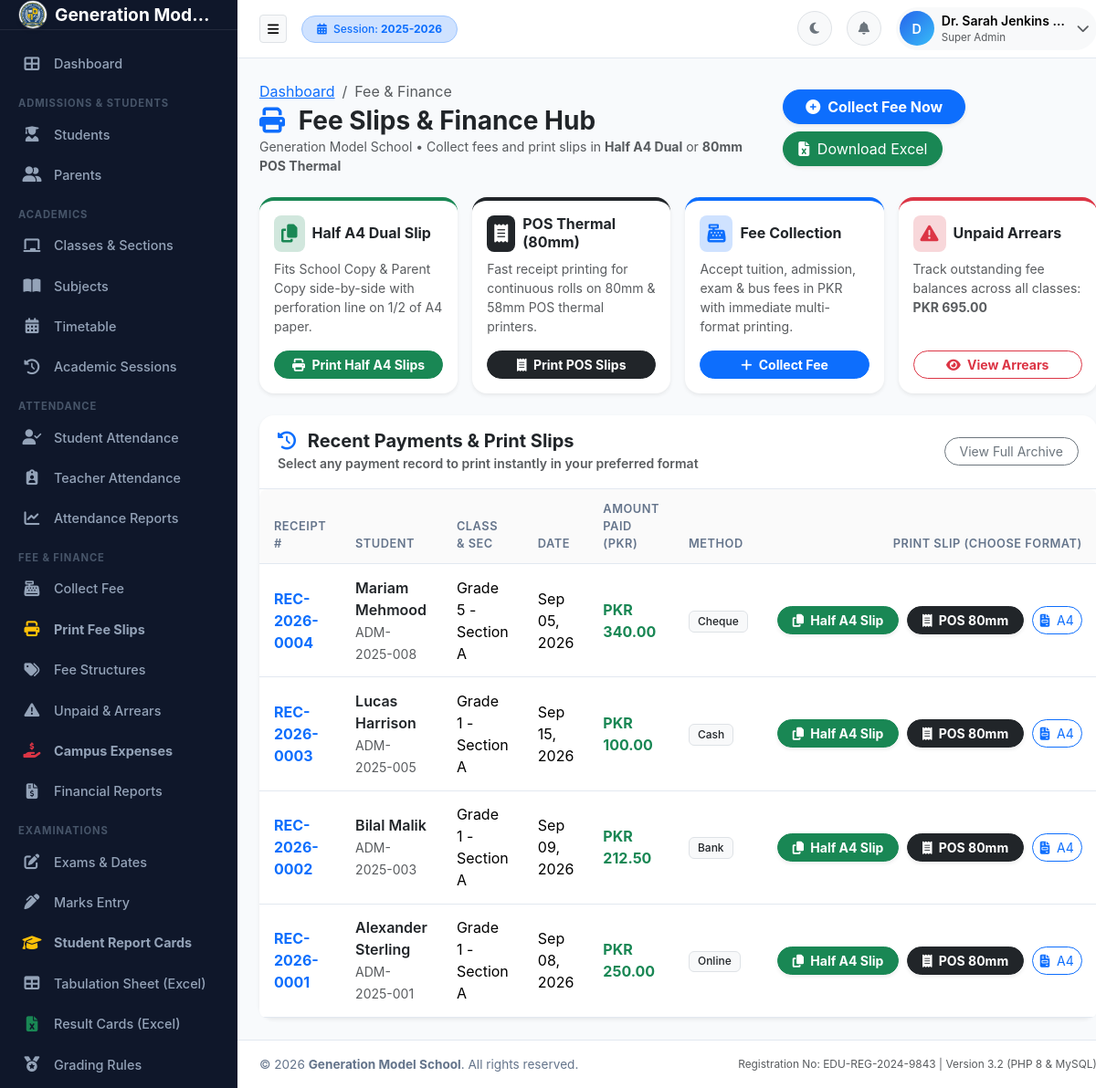
The page /fees/index.php (signed in) on the database its author committed.
### tables this page shows
CREATE TABLE academic_sessions (
    id INT AUTO_INCREMENT PRIMARY KEY,
    session_name VARCHAR(50) NOT NULL UNIQUE,
    start_date DATE NOT NULL,
    end_date DATE NOT NULL,
    is_current TINYINT(1) DEFAULT 0,
    status ENUM('active', 'inactive', 'archived') DEFAULT 'active',
    created_at TIMESTAMP DEFAULT CURRENT_TIMESTAMP
);

CREATE TABLE fee_payments (
    id INT AUTO_INCREMENT PRIMARY KEY,
    receipt_no VARCHAR(50) NOT NULL UNIQUE,
    session_id INT NOT NULL,
    student_id INT NOT NULL,
    payment_date DATE NOT NULL,
    total_amount DECIMAL(10, 2) NOT NULL,
    discount_amount DECIMAL(10, 2) DEFAULT 0.00,
    fine_amount DECIMAL(10, 2) DEFAULT 0.00,
    paid_amount DECIMAL(10, 2) NOT NULL,
    balance_remaining DECIMAL(10, 2) DEFAULT 0.00,
    payment_method ENUM('Cash', 'Bank', 'Online', 'Cheque', 'Other') DEFAULT 'Cash',
    transaction_ref VARCHAR(100) NULL,
    remarks TEXT NULL,
    received_by INT NULL,
    created_at TIMESTAMP DEFAULT CURRENT_TIMESTAMP,
    FOREIGN KEY (session_id) REFERENCES academic_sessions(id),
    FOREIGN KEY (student_id) REFERENCES students(id) ON DELETE CASCADE,
    FOREIGN KEY (received_by) REFERENCES users(id) ON DELETE SET NULL,
    INDEX idx_receipt_date (payment_date)
);

CREATE TABLE students (
    id INT AUTO_INCREMENT PRIMARY KEY,
    user_id INT NULL,
    parent_id INT NULL,
    admission_no VARCHAR(50) NOT NULL UNIQUE,
    roll_no VARCHAR(50) NULL,
    first_name VARCHAR(100) NOT NULL,
    last_name VARCHAR(100) NOT NULL,
    gender ENUM('Male', 'Female', 'Other') NOT NULL,
    dob DATE NOT NULL,
    cnic_bform VARCHAR(50) NULL,
    phone VARCHAR(50) NULL,
    email VARCHAR(150) NULL,
    address TEXT NULL,
    city VARCHAR(100) NULL,
    province VARCHAR(100) NULL,
    admission_date DATE NOT NULL,
    session_id INT NOT NULL,
    class_id INT NOT NULL,
    section_id INT NOT NULL,
    previous_school VARCHAR(255) NULL,
    blood_group VARCHAR(10) NULL,
    photo VARCHAR(255) DEFAULT 'default-student.png',
    status ENUM('active', 'inactive', 'promoted', 'graduated', 'transferred') DEFAULT 'active',
    created_at TIMESTAMP DEFAULT CURRENT_TIMESTAMP,
    updated_at TIMESTAMP DEFAULT CURRENT_TIMESTAMP ON UPDATE CURRENT_TIMESTAMP,
    FOREIGN KEY (user_id) REFERENCES users(id) ON DELETE SET NULL,
    FOREIGN KEY (parent_id) REFERENCES parents(id) ON DELETE SET NULL,
    FOREIGN KEY (session_id) REFERENCES academic_sessions(id),
    FOREIGN KEY (class_id) REFERENCES classes(id),
    FOREIGN KEY (section_id) REFERENCES sections(id),
    INDEX idx_student_class_sec (class_id, section_id),
    INDEX idx_student_status (status)
);

CREATE TABLE classes (
    id INT AUTO_INCREMENT PRIMARY KEY,
    class_name VARCHAR(100) NOT NULL,
    numeric_level INT NOT NULL,
    created_at TIMESTAMP DEFAULT CURRENT_TIMESTAMP,
    INDEX idx_class_level (numeric_level)
);

CREATE TABLE sections (
    id INT AUTO_INCREMENT PRIMARY KEY,
    class_id INT NOT NULL,
    section_name VARCHAR(50) NOT NULL,
    class_teacher_id INT NULL,
    room_no VARCHAR(50) NULL,
    capacity INT DEFAULT 40,
    created_at TIMESTAMP DEFAULT CURRENT_TIMESTAMP,
    FOREIGN KEY (class_id) REFERENCES classes(id) ON DELETE CASCADE
);

### includes/functions.php (called while the page is built, shortened)
<?php
require_once __DIR__ . '/../config/config.php';
function getActiveSession() {
    global $pdo;
    $stmt = $pdo->query("SELECT * FROM academic_sessions WHERE is_current = 1 LIMIT 1");
    $activeSession = $stmt->fetch();
    return $activeSession;
}

### config/config.php (called while the page is built, shortened)
<?php
require_once __DIR__ . '/database.php';
$settings = [];
try {
    $stmt = $pdo->query("SELECT key_name, key_value FROM school_settings");
    while ($row = $stmt->fetch()) {
        $settings[$row['key_name']] = $row['key_value'];
    }
} catch (Exception $e) {
    error_log("Could not load settings: " . $e->getMessage());
}
function getSetting($key, $default = '') {
    global $settings;
    return $settings[$key] ?? $default;
}
function e($string) {
    return htmlspecialchars((string)($string ?? ''), ENT_QUOTES, 'UTF-8');
}
function formatCurrency($amount) {
    $symbol = getSetting('currency_symbol', '$');
    return $symbol . ' ' . number_format((float)$amount, 2);
}
function formatDate($date, $format = 'M d, Y') {
    return date($format, strtotime($date));
}

### includes/auth.php (called while the page is built, shortened)
<?php
require_once __DIR__ . '/../config/config.php';
function isLoggedIn() {
    return isset($_SESSION['user_id']) && !empty($_SESSION['user_id']);
}
function getCurrentUser() {
    if (isset($_SESSION['user_data'])) {
        return $_SESSION['user_data'];
    }
    return null;
}

### fees/index.php (the view, shortened to what this page needs)
<?php
require_once __DIR__ . '/../config/config.php';
require_once __DIR__ . '/../includes/auth.php';
require_once __DIR__ . '/../includes/permissions.php';
require_once __DIR__ . '/../includes/functions.php';
$stmt = $pdo->query("
    SELECT p.*, s.first_name, s.last_name, s.admission_no, c.class_name, sec.section_name, u.full_name as receiver_name
    FROM fee_payments p
    JOIN students s ON p.student_id = s.id
    LEFT JOIN classes c ON s.class_id = c.id
    LEFT JOIN sections sec ON s.section_id = sec.id
    LEFT JOIN users u ON p.received_by = u.id
    ORDER BY p.id DESC
    LIMIT 20
");
$recentPayments = $stmt->fetchAll();
$pendingStmt = $pdo->query("SELECT COALESCE(SUM(balance), 0) as total_arrears FROM student_fees WHERE status != 'Paid'");
$arrears = $pendingStmt->fetch();
require_once __DIR__ . '/../includes/header.php';
?>
<div class="d-flex flex-column flex-md-row justify-content-between align-items-md-center mb-4 gap-3">
    <div>
        <nav aria-label="breadcrumb">
            <ol class="breadcrumb mb-1">
                <li class="breadcrumb-item"><a href="<?= BASE_PATH ?>/dashboard.php">Dashboard</a></li>
                <li class="breadcrumb-item active">Fee & Finance</li>
            </ol>
        </nav>
        <h3 class="fw-bold text-dark mb-0"><i class="fas fa-print text-primary me-2"></i> Fee Slips & Finance Hub</h3>
        <p class="text-muted small mb-0">Generation Model School &bull; Collect fees and print slips in <strong>Half A4 Dual</strong> or <strong>80mm POS Thermal</strong></p>
    </div>
    <div class="d-flex flex-wrap gap-2">
        <a href="<?= BASE_PATH ?>/fees/collect.php" class="btn btn-primary rounded-pill px-4 shadow-sm fw-bold">
            <i class="fas fa-plus-circle me-1"></i> Collect Fee Now
        </a>
        <a href="<?= BASE_PATH ?>/fees/payments.php?export=excel" class="btn btn-success rounded-pill px-3 shadow-sm">
            <i class="fas fa-file-excel me-1"></i> Download Excel
        </a>
    </div>
</div>
<div class="row g-3 mb-4">
    <div class="col-12 col-sm-6 col-lg-3">
        <div class="card border-0 shadow-sm rounded-4 h-100 p-3 bg-white border-top border-success border-4">
            <div class="d-flex align-items-center mb-2">
                <div class="bg-success-subtle text-success p-2 rounded-3 me-2">
                    <i class="fas fa-copy fa-lg"></i>
                </div>
                <h6 class="fw-bold text-dark mb-0">Half A4 Dual Slip</h6>
            </div>
            <p class="text-muted small mb-3">Fits School Copy & Parent Copy side-by-side with perforation line on 1/2 of A4 paper.</p>
            <a href="<?= BASE_PATH ?>/fees/payments.php" class="btn btn-success btn-sm rounded-pill mt-auto w-100 fw-bold">
                <i class="fas fa-print me-1"></i> Print Half A4 Slips
            </a>
        </div>
    </div>
    <div class="col-12 col-sm-6 col-lg-3">
        <div class="card border-0 shadow-sm rounded-4 h-100 p-3 bg-white border-top border-dark border-4">
            <div class="d-flex align-items-center mb-2">
                <div class="bg-dark text-white p-2 rounded-3 me-2">
                    <i class="fas fa-receipt fa-lg"></i>
                </div>
                <h6 class="fw-bold text-dark mb-0">POS Thermal (80mm)</h6>
            </div>
            <p class="text-muted small mb-3">Fast receipt printing for continuous rolls on 80mm & 58mm POS thermal printers.</p>
            <a href="<?= BASE_PATH ?>/fees/payments.php" class="btn btn-dark btn-sm rounded-pill mt-auto w-100 fw-bold">
                <i class="fas fa-receipt me-1"></i> Print POS Slips
            </a>
        </div>
    </div>
    <div class="col-12 col-sm-6 col-lg-3">
        <div class="card border-0 shadow-sm rounded-4 h-100 p-3 bg-white border-top border-primary border-4">
            <div class="d-flex align-items-center mb-2">
                <div class="bg-primary-subtle text-primary p-2 rounded-3 me-2">
                    <i class="fas fa-cash-register fa-lg"></i>
                </div>
                <h6 class="fw-bold text-dark mb-0">Fee Collection</h6>
            </div>
            <p class="text-muted small mb-3">Accept tuition, admission, exam & bus fees in PKR with immediate multi-format printing.</p>
            <a href="<?= BASE_PATH ?>/fees/collect.php" class="btn btn-primary btn-sm rounded-pill mt-auto w-100 fw-bold">
                <i class="fas fa-plus me-1"></i> Collect Fee
            </a>
        </div>
    </div>
    <div class="col-12 col-sm-6 col-lg-3">
        <div class="card border-0 shadow-sm rounded-4 h-100 p-3 bg-white border-top border-danger border-4">
            <div class="d-flex align-items-center mb-2">
                <div class="bg-danger-subtle text-danger p-2 rounded-3 me-2">
                    <i class="fas fa-exclamation-triangle fa-lg"></i>
                </div>
                <h6 class="fw-bold text-dark mb-0">Unpaid Arrears</h6>
            </div>
            <p class="text-muted small mb-3">Track outstanding fee balances across all classes: <strong><?= formatCurrency($arrears['total_arrears']) ?></strong></p>
            <a href="<?= BASE_PATH ?>/fees/arrears.php" class="btn btn-outline-danger btn-sm rounded-pill mt-auto w-100 fw-bold">
                <i class="fas fa-eye me-1"></i> View Arrears
            </a>
        </div>
    </div>
</div>
<div class="card border-0 shadow-sm rounded-4">
    <div class="card-header bg-transparent py-3 d-flex flex-wrap justify-content-between align-items-center gap-2">
        <div>
            <h5 class="fw-bold text-dark mb-0"><i class="fas fa-history text-primary me-2"></i> Recent Payments & Print Slips</h5>
            <span class="text-muted small">Select any payment record to print instantly in your preferred format</span>
        </div>
        <div class="d-flex gap-2">
            <a href="<?= BASE_PATH ?>/fees/payments.php" class="btn btn-outline-secondary btn-sm rounded-pill px-3">
                View Full Archive
            </a>
        </div>
    </div>
    <div class="card-body p-0">
        <div class="table-responsive">
            <table class="table table-hover align-middle mb-0">
                <thead class="table-light">
                    <tr>
                        <th>Receipt #</th>
                        <th>Student</th>
                        <th>Class & Sec</th>
                        <th>Date</th>
                        <th>Amount Paid (PKR)</th>
                        <th>Method</th>
                        <th class="text-end" style="min-width: 280px;">Print Slip (Choose Format)</th>
                    </tr>
                </thead>
                <tbody>
                    <?php if (empty($recentPayments)): ?>
                        <tr><td colspan="7" class="text-center py-5 text-muted">No fee payments found.</td></tr>
                    <?php else: ?>
                        <?php foreach ($recentPayments as $p): ?>
                            <tr>
                                <td class="fw-bold text-primary">
                                    <a href="<?= BASE_PATH ?>/fees/receipt.php?id=<?= $p['id'] ?>" class="text-decoration-none">
                                        <?= e($p['receipt_no']) ?>
                                    </a>
                                </td>
                                <td>
                                    <div class="fw-semibold text-dark"><?= e($p['first_name'] . ' ' . $p['last_name']) ?></div>
                                    <small class="text-muted"><?= e($p['admission_no']) ?></small>
                                </td>
                                <td><?= e($p['class_name'] . ' - ' . $p['section_name']) ?></td>
                                <td><?= formatDate($p['payment_date']) ?></td>
                                <td class="fw-bold text-success fs-6"><?= formatCurrency($p['paid_amount']) ?></td>
                                <td><span class="badge bg-light text-dark border"><?= e($p['payment_method']) ?></span></td>
                                <td class="text-end text-nowrap">
                                    <a href="<?= BASE_PATH ?>/fees/receipt-half-a4.php?id=<?= $p['id'] ?>" class="btn btn-sm btn-success rounded-pill px-3 shadow-sm me-1 fw-bold" title="Print Half A4 Dual Slip (School & Parent Copies)">
                                        <i class="fas fa-copy me-1"></i> Half A4 Slip
                                    </a>
                                    <a href="<?= BASE_PATH ?>/fees/receipt-pos.php?id=<?= $p['id'] ?>" class="btn btn-sm btn-dark rounded-pill px-3 shadow-sm me-1 fw-bold" title="Print 80mm POS Thermal Slip">
                                        <i class="fas fa-receipt me-1"></i> POS 80mm
                                    </a>
                                    <a href="<?= BASE_PATH ?>/fees/receipt.php?id=<?= $p['id'] ?>" class="btn btn-sm btn-outline-primary rounded-pill px-2" title="Full A4 Official Receipt">
                                        <i class="fas fa-file-invoice me-1"></i> A4
                                    </a>
                                </td>
                            </tr>
                        <?php endforeach; ?>
                    <?php endif; ?>
                </tbody>
            </table>
        </div>
    </div>
</div>
<?php require_once __DIR__ . '/../includes/footer.php'; ?>

### includes/navbar.php (shortened to what this page needs)
<header class="app-navbar">
    <div class="d-flex align-items-center">
        <button type="button" class="btn btn-light border btn-sm me-3" id="sidebarToggle" aria-label="Toggle Sidebar">
            <i class="fas fa-bars"></i>
        </button>
        <div class="d-none d-md-block">
            <span class="badge bg-primary-subtle text-primary border border-primary-subtle px-3 py-2 rounded-pill">
                <i class="fas fa-calendar-alt me-1"></i> Session: <strong><?= e($activeSession['session_name'] ?? '2025-2026') ?></strong>
            </span>
        </div>
    </div>
    <div class="nav-actions">
        <button class="btn btn-light border btn-sm rounded-circle d-flex align-items-center justify-content-center" id="themeToggleBtn" style="width: 38px; height: 38px;" title="Toggle Dark/Light Mode">
            <i class="fas fa-moon text-secondary"></i>
        </button>
        <div class="dropdown">
            <button class="btn btn-light border btn-sm rounded-circle position-relative d-flex align-items-center justify-content-center" style="width: 38px; height: 38px;" id="notificationsDropdown" data-bs-toggle="dropdown" aria-expanded="false">
                <i class="fas fa-bell text-secondary"></i>
            </button>
        </div>
        <div class="dropdown">
            <button class="btn btn-light border-0 p-1 d-flex align-items-center rounded-pill" id="userMenuDropdown" data-bs-toggle="dropdown" aria-expanded="false">
                <div class="avatar-initials me-2">
                    <?= strtoupper(substr($currentUser['full_name'] ?? 'U', 0, 1)) ?>
                </div>
                <div class="text-start d-none d-lg-block me-2">
                    <div class="fw-semibold small text-truncate" style="max-width: 140px;"><?= e($currentUser['full_name'] ?? 'User') ?></div>
                    <div class="text-muted" style="font-size: 0.72rem;"><?= e($currentUser['role_display'] ?? 'Staff') ?></div>
                </div>
                <i class="fas fa-chevron-down text-muted small me-1"></i>
            </button>
        </div>
    </div>
</header>

### rows shown on the page
academic_sessions: session_name "2025-2026"
fee_payments: receipt_no "REC-2026-0004", student.last_name "Mariam Mehmood", student.admission_no "ADM-2025-008", classes.class_name "Grade 5 - Section A", payment_date "Sep 05, 2026", paid_amount "PKR 340.00", payment_method "Cheque"
fee_payments: receipt_no "REC-2026-0003", student.last_name "Lucas Harrison", student.admission_no "ADM-2025-005", classes.class_name "Grade 1 - Section A", payment_date "Sep 15, 2026", paid_amount "PKR 100.00", payment_method "Cash"
fee_payments: receipt_no "REC-2026-0002", student.last_name "Bilal Malik", student.admission_no "ADM-2025-003", classes.class_name "Grade 1 - Section A", payment_date "Sep 09, 2026", paid_amount "PKR 212.50", payment_method "Bank"
fee_payments: receipt_no "REC-2026-0001", student.last_name "Alexander Sterling", student.admission_no "ADM-2025-001", classes.class_name "Grade 1 - Section A", payment_date "Sep 08, 2026", paid_amount "PKR 250.00", payment_method "Online"

### other values the page prints
getSetting('school_name', 'Generation Model School') "Generation Mod…"
substr($currentUser['full_name'] ?? 'U', 0, 1) "D"
$currentUser['full_name'] "Dr. Sarah Jenkins…"
$currentUser['role_display'] "Super Admin"
formatCurrency($arrears['total_arrears']) "PKR 695.00"
getSetting('school_name', 'EduManage School Management System') "Generation Model School"
getSetting('registration_no', 'EDU-REG-2024-9843') "EDU-REG-2024-9843"
